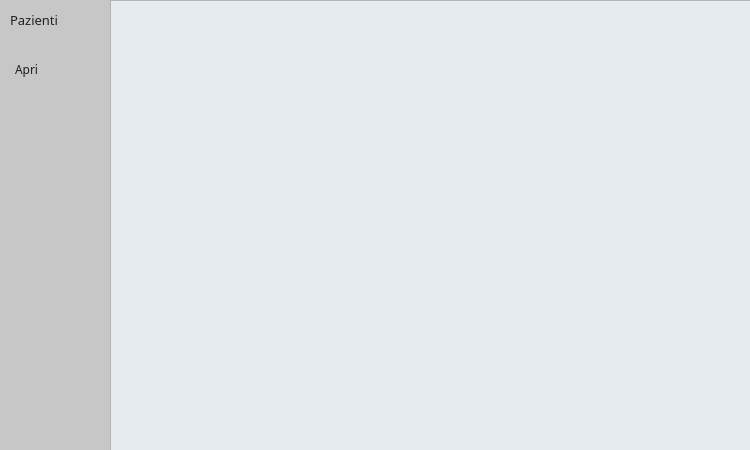
<?xml version="1.0" encoding="UTF-8"?>
<ui version="4.0">
 <class>ProntoSoccorso</class>
 <widget class="QWidget" name="ProntoSoccorso">
  <property name="geometry">
   <rect>
    <x>0</x>
    <y>0</y>
    <width>750</width>
    <height>450</height>
   </rect>
  </property>
  <property name="minimumSize">
   <size>
    <width>750</width>
    <height>450</height>
   </size>
  </property>
  <property name="maximumSize">
   <size>
    <width>750</width>
    <height>450</height>
   </size>
  </property>
  <property name="windowTitle">
   <string>Form</string>
  </property>
  <property name="styleSheet">
   <string notr="true">background-color: rgb(199, 199, 199);</string>
  </property>
  <widget class="QListView" name="listView">
   <property name="geometry">
    <rect>
     <x>110</x>
     <y>0</y>
     <width>641</width>
     <height>451</height>
    </rect>
   </property>
   <property name="cursor" stdset="0">
    <cursorShape>PointingHandCursor</cursorShape>
   </property>
   <property name="styleSheet">
    <string notr="true">background-color: rgb(230, 235, 239);
color: rgb(32, 32, 32);</string>
   </property>
  </widget>
  <widget class="QPushButton" name="ButtonApri">
   <property name="geometry">
    <rect>
     <x>5</x>
     <y>57</y>
     <width>95</width>
     <height>25</height>
    </rect>
   </property>
   <property name="font">
    <font>
     <family>Montserrat SemiBold</family>
     <weight>50</weight>
     <bold>false</bold>
    </font>
   </property>
   <property name="cursor">
    <cursorShape>PointingHandCursor</cursorShape>
   </property>
   <property name="mouseTracking">
    <bool>false</bool>
   </property>
   <property name="layoutDirection">
    <enum>Qt::LeftToRight</enum>
   </property>
   <property name="styleSheet">
    <string notr="true">QPushButton {
padding-left: 10px;
text-align: left;
background-color: rgb(199, 199, 199);
color: rgb(32, 32, 32);
border-radius: 6px;
}
QPushButton:hover {
background-color: rgb(172, 171, 172);
    }
</string>
   </property>
   <property name="text">
    <string>Apri</string>
   </property>
   <property name="icon">
    <iconset>
     <normaloff>../../../../../../../OneDrive/Università/Secondo anno/ingegneria del software/Pronto soccorso/MATERIALE/IconaApri.png</normaloff>../../../../../../../OneDrive/Università/Secondo anno/ingegneria del software/Pronto soccorso/MATERIALE/IconaApri.png</iconset>
   </property>
   <property name="iconSize">
    <size>
     <width>13</width>
     <height>13</height>
    </size>
   </property>
  </widget>
  <widget class="QLabel" name="InfoScheda">
   <property name="geometry">
    <rect>
     <x>10</x>
     <y>10</y>
     <width>100</width>
     <height>20</height>
    </rect>
   </property>
   <property name="font">
    <font>
     <family>Montserrat ExtraBold</family>
     <pointsize>10</pointsize>
     <weight>50</weight>
     <bold>false</bold>
    </font>
   </property>
   <property name="styleSheet">
    <string notr="true">color: rgb(32, 32, 32);</string>
   </property>
   <property name="text">
    <string>Pazienti</string>
   </property>
   <property name="alignment">
    <set>Qt::AlignLeading|Qt::AlignLeft|Qt::AlignVCenter</set>
   </property>
  </widget>
 </widget>
 <resources/>
 <connections/>
</ui>
